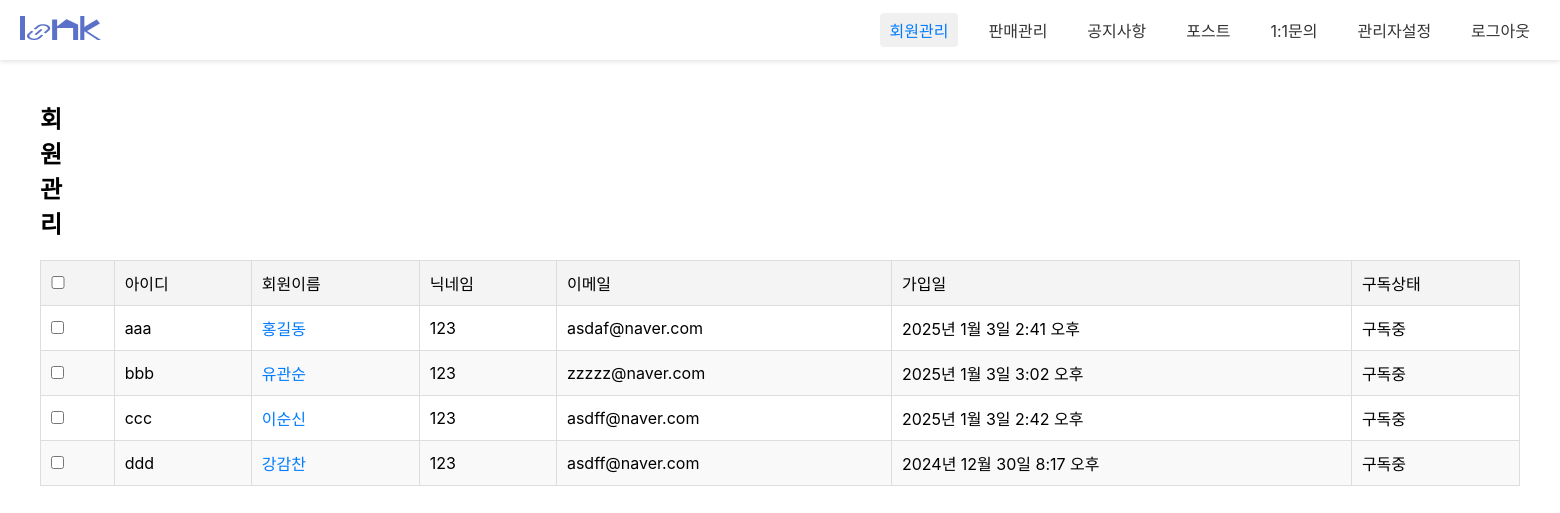
Before: /admin1/admin_memList/ with the older database file.
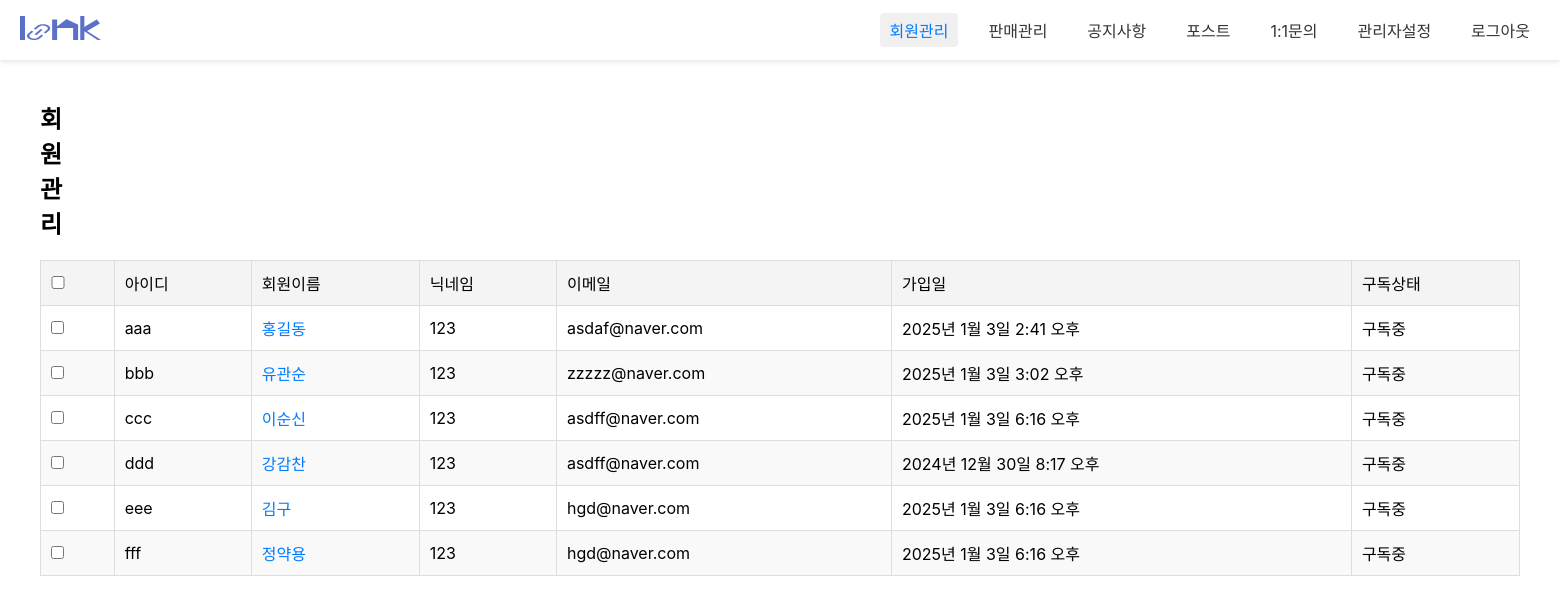
After: the same page with the newer database file.
### loginpage/models.py (models this page shows, shortened)
class Member(models.Model):
  id = models.CharField(max_length=50,primary_key=True)
  pw = models.CharField(max_length=100)
  name = models.CharField(max_length=100)
  nicName = models.CharField(max_length=100,default='123')
  mail = models.EmailField(max_length=100)
  birthday = models.CharField(max_length=50)
  gender = models.CharField(max_length=10,choices=[('남자', '남자'), ('여자', '여자')])
  mdate = models.DateTimeField(auto_now=True)
  created_group = models.OneToOneField(
        'diary.GroupDiary',  # '앱이름.모델이름' 형식
        on_delete=models.SET_NULL,
        null=True,
        blank=True,
        related_name='creator'
    )
  joined_group = models.ForeignKey(
        'diary.GroupDiary',  # '앱이름.모델이름' 형식
        on_delete=models.SET_NULL,
        null=True,
        blank=True,
        related_name='members'
    )

### admin1/views.py (the view)
# urls.py: path('admin_memList/', views.admin_memList, name="admin_memList"),
def admin_memList(request):
	qs = Member.objects.all()
	context = {"mlist":qs}
	return render(request, 'admin_memList.html', context)

### admin1/templates/admin_memList.html (shortened to what this page needs)
{% load static %}
<!DOCTYPE html>
<html lang="ko">
<head>
<link rel="stylesheet" href="{% static 'css/admin1/admin_login.css'%}">
<link rel="stylesheet" href="{% static 'css/admin1/admin_memllist.css'%}">
</head>
<body>
	<nav class="gnb">
		<a href="#" class="logo"><img src="/static/images/admin1/logo_sample.png" alt=""></a>
		<div class="menu">
				<a class="active" href="/admin1/admin_memList/">회원관리</a>
				<a href="#">판매관리</a>
				<a href="/admin1/admin_noticeList/">공지사항</a>
				<a href="/admin1/admin_postList/">포스트</a>
				<a href="/admin1/admin_qList/" >1:1문의</a>
				<a href="/admin1/admin_adminList/">관리자설정</a>
				<a id='a_logout'>로그아웃</a>
		</div>
	</nav>
	<div class="container">
		<div class="con_header">
			<h2>회원 관리</h2>
		</div>
		<table>
			<thead>
				<tr>
					<th><input type="checkbox" id="select_all"></th>
					<th>아이디</th>
					<th>회원이름</th>
					<th>닉네임</th>
					<th>이메일</th>
					<th>가입일</th>
					<th>구독상태</th>
				</tr>
			</thead>
			<tbody>
				{% for mem in mlist %}
				<tr>
					<td><input type="checkbox" class="select_member"></td>
					<td>{{mem.id}}</td>
					<td class="member_name"><a href="/admin1/admin_memView/{{mem.id}}/">{{mem.name}}</a></td>
					<td>{{mem.nicName}}</td>
					<td>{{mem.mail}}</td>
					<td>{{mem.mdate}}</td>
					<td>구독중</td>
				</tr>
				{% endfor %}
			</tbody>
		</table>
	</div>
</body>
</html>

Changed rows visible on the page:
changed Member "ccc": mdate "2025년 1월 3일 2:42 오후" → "2025년 1월 3일 6:16 오후"
added Member: id "eee", name "김구", nicName "123", mail "hgd@naver.com", mdate "2025년 1월 3일 6:16 오후"
added Member: id "fff", name "정약용", nicName "123", mail "hgd@naver.com", mdate "2025년 1월 3일 6:16 오후"
